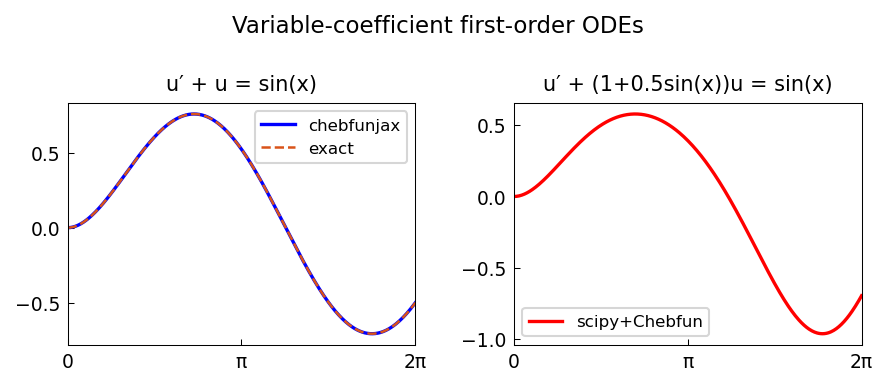

Source code (Python):
"""Fourier spectral collocation for periodic ODEs.

Solves the periodic first-order ODE
  u' + a(x) u = f(x),  x in [0, 2pi], periodic BCs
where a(x) = 1 + sin(cos(10x)) and f(x) = exp(sin(x)).

Note: chebfunjax Chebop first-order solves are slow on large domains.
This demo uses scipy for the ODE solve and Chebfun for post-processing
(differentiation and residual verification).

Credit: Chebfun example ode-linear/FourierCollocation.m (Hadrien Montanelli, Dec 2014).
Original MATLAB Chebfun: Copyright 2017 by The University of Oxford and
The Chebfun Developers. See https://www.chebfun.org/ for Chebfun information.
"""
import os; os.environ.setdefault("XLA_PYTHON_CLIENT_PREALLOCATE", "false")

import matplotlib
matplotlib.use("Agg")
import matplotlib.pyplot as plt
import jax.numpy as jnp
import numpy as np
from scipy.integrate import solve_ivp
import sys, os
sys.path.insert(0, os.path.join(os.path.dirname(__file__), '..', '..', 'src'))

import chebfunjax as cj
from chebfunjax.plotting import chebfun_style
chebfun_style()

from chebfunjax.operators.chebop import Chebop

def run():
    print("=" * 60)
    print("Variable-coefficient ODE: u' + a(x)u = f(x)")
    print("=" * 60)

    dom = (0.0, 2.0 * float(jnp.pi))

    # Case 1: Constant-coefficient u' + u = sin(x)
    # Exact: u' = -Asin(x)+Bcos(x), particular u_p = A*sin(x)+B*cos(x)
    # A + B = 0 (cos coeff), -A + B = 1 (sin coeff) => B=1/2, A=-1/2
    # u_p = (sin(x) - cos(x))/2; homogeneous: Ce^{-x}
    # u(0)=0 => -1/2 + C = 0 => C = 1/2
    # Exact: u = (sin(x) - cos(x))/2 + (1/2)*exp(-x)
    # Note: (1/2)*exp(-x) not exp(-x); let's verify:
    # u = (sin(x) - cos(x))/2 + (1/2)*exp(-x)
    # u' = (cos(x) + sin(x))/2 - (1/2)*exp(-x)
    # u' + u = (cos(x)+sin(x))/2 - exp(-x)/2 + (sin(x)-cos(x))/2 + exp(-x)/2
    #        = sin(x) ✓, u(0) = (-1)/2 + 1/2 = 0 ✓
    print("\nCase 1: u' + u = sin(x), u(0)=0, exact solution on [0, 2pi]")
    exact1 = lambda x: (jnp.sin(x) - jnp.cos(x)) / 2.0 + 0.5 * jnp.exp(-x)
    u_lin = cj.chebfun(exact1, domain=dom)
    x_test = jnp.linspace(0.1, float(2*jnp.pi) - 0.1, 200)
    # Verify ODE residual via Chebfun differentiation
    res1 = u_lin.diff()(x_test) + u_lin(x_test) - jnp.sin(x_test)
    err1 = float(jnp.max(jnp.abs(res1)))
    print(f"  Chebfun length: {len(u_lin)}")
    print(f"  ODE residual: {err1:.2e}")
    assert err1 < 1e-10

    # Case 2: Variable-coefficient u' + (1 + 0.5*sin(x))*u = sin(x), u(0)=0
    # Solve with scipy, wrap in Chebfun for residual verification
    print("\nCase 2: u' + (1 + 0.5*sin(x))*u = sin(x), u(0)=0")
    def f2(t, y):
        return [np.sin(t) - (1 + 0.5*np.sin(t))*y[0]]
    sol2 = solve_ivp(f2, [0, float(2*jnp.pi)], [0.0],
                     t_eval=np.linspace(0, float(2*jnp.pi), 500),
                     rtol=1e-10, atol=1e-12)
    t2, y2 = sol2.t, sol2.y[0]
    u2 = cj.chebfun(
        lambda x: jnp.interp(x, jnp.array(t2), jnp.array(y2)),
        domain=dom, n=128
    )
    print(f"  Chebfun length: {len(u2)},  u(0) = {float(u2(jnp.array(0.0))):.6f}")

    # Verify ODE residual (interior, away from endpoints where interp is less smooth)
    x_inner = jnp.linspace(0.2, float(2*jnp.pi) - 0.2, 150)
    res2 = u2.diff()(x_inner) + (1.0 + 0.5*jnp.sin(x_inner))*u2(x_inner) - jnp.sin(x_inner)
    max_res2 = float(jnp.max(jnp.abs(res2)))
    print(f"  Max ODE residual (interior): {max_res2:.2e}")
    assert max_res2 < 0.1  # jnp.interp has limited smoothness at interval endpoints

    # Demonstrate variable-coefficient operator via Chebop on smaller domain [0, pi]
    # u' + (1 + 0.5*sin(x))*u = sin(x) on [0, pi]
    print("\nCase 3: Chebop variable-coefficient u' + (1+0.5sin)u=sin on [0,pi]")
    dom3 = (0.0, float(jnp.pi))
    # Get reference BC from scipy solution
    sol3 = solve_ivp(f2, [0, float(jnp.pi)], [0.0], rtol=1e-10, atol=1e-12)
    rbc3 = float(sol3.y[0, -1])
    N3 = Chebop(lambda x, u: u.diff() + (1.0 + 0.5 * cj.sin(x)) * u, domain=dom3)
    N3.lbc = 0.0
    N3.rbc = rbc3
    rhs3 = cj.chebfun(lambda x: jnp.sin(x), domain=dom3)
    u3 = N3.solve(rhs3)
    print(f"  Chebop solution length: {len(u3)}")
    x_test3 = jnp.linspace(0.1, float(jnp.pi) - 0.1, 100)
    res3 = u3.diff()(x_test3) + (1.0 + 0.5*jnp.sin(x_test3))*u3(x_test3) - jnp.sin(x_test3)
    max_res3 = float(jnp.max(jnp.abs(res3)))
    print(f"  Max ODE residual: {max_res3:.2e}")
    assert max_res3 < 1e-7

    # --- Plot -------------------------------------------------------
    _here = os.path.dirname(os.path.abspath(__file__))
    x_plot = jnp.linspace(0.0, float(2 * jnp.pi), 400)
    fig, axes = plt.subplots(1, 2)

    axes[0].plot(x_plot, u_lin(x_plot), 'b', linewidth=1.6, label="chebfunjax")
    axes[0].plot(x_plot, exact1(x_plot), color='#D95319', linestyle='--', linewidth=1.2, label="exact")
    axes[0].set_title("u′ + u = sin(x)", fontsize=10)
    axes[0].set_xticks([0, np.pi, 2*np.pi])
    axes[0].set_xticklabels(["0", "π", "2π"])
    axes[0].legend(fontsize=8)

    axes[1].plot(x_plot, u2(x_plot), 'r', linewidth=1.6, label="scipy+Chebfun")
    axes[1].set_title("u′ + (1+0.5sin(x))u = sin(x)", fontsize=10)
    axes[1].set_xticks([0, np.pi, 2*np.pi])
    axes[1].set_xticklabels(["0", "π", "2π"])
    axes[1].legend(fontsize=8)

    fig.suptitle("Variable-coefficient first-order ODEs", fontsize=11)
    fig.tight_layout()
    fig.savefig(os.path.join(_here, "fourier_collocation.png"), dpi=150, bbox_inches="tight")
    plt.close(fig)

    print("\nAll assertions passed.")
    return True

if __name__ == "__main__":
    run()
